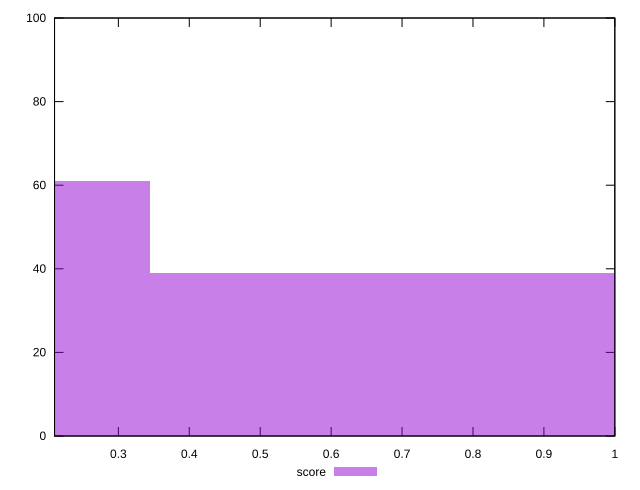

The script that saved this image:
reset

$score <<EOF
0 61
0.6884872236164792 39
EOF

set key outside below
set boxwidth 0.6884872236164792
set xrange [0.21:1]
set yrange [0:100]
set trange [0:100]
set style fill transparent solid 0.5 noborder
set terminal svg size 640, 490 enhanced background rgb 'white'
set output "reports/report_00027_2021-02-24T12-40-31.850Z/unused-javascript/samples/agenda/score/histogram.svg"

plot $score title "score" with boxes

reset
